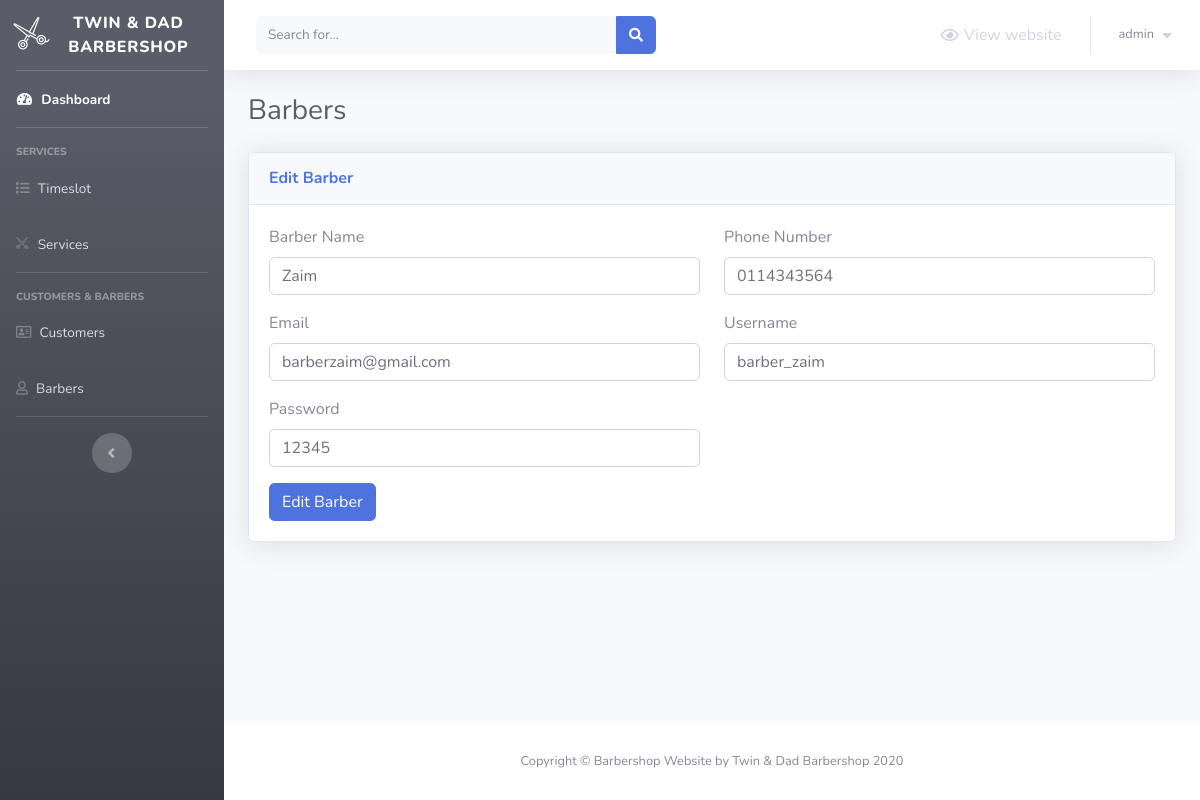
Screenshot of /barber-admin/barber-update.php?barber_id=2004 (signed in) with the database file from the repository.
### tables this page shows
CREATE TABLE `barbers` (
  `barber_id` int(11) NOT NULL,
  `barber_name` varchar(255) NOT NULL,
  `barber_phonenum` varchar(255) NOT NULL,
  `barber_email` varchar(255) NOT NULL,
  `barber_un` varchar(255) NOT NULL,
  `barber_password` varchar(255) NOT NULL
);

### barber-admin/barber-update.php (the view, shortened to what this page needs)
<?php
    include 'Includes/functions/functions.php';
    include 'Includes/templates/header.php';
    if(isset($_SESSION['username_barbershop_Xw211qAAsq4']) && isset($_SESSION['password_barbershop_Xw211qAAsq4']))
{
?>
<!DOCTYPE html>
<html lang="en">
<head>
</head>
<body>
    <div class="container-fluid">
        <div class="d-sm-flex align-items-center justify-content-between mb-4">
            <h1 class="h3 mb-0 text-gray-800">Barbers</h1>
        </div>
        <div class="card shadow mb-4">
            <div class="card-header py-3">
                <h6 class="m-0 font-weight-bold text-primary">Edit Barber</h6>
            </div>
            <div class="card-body">
                <form method="POST">
                    <?php
                        $barber_id = $_GET["barber_id"];
                        $ret=mysqli_query($conn,"SELECT * FROM barbers WHERE barber_id='$barber_id'");
                        while ($row=mysqli_fetch_array($ret)) {
                    ?>
                    <div class="row">
                        <div class="col-md-6">
                            <div class="form-group">
                                <label for="barber_name">Barber Name</label>
                                <input type="text" class="form-control" value="<?php echo $row['barber_name']; ?>" placeholder="Barber Name" name="barber_name">
                            </div>
                        </div>
                        <div class="col-md-6">
                            <div class="form-group">
                                <label for="barber_phonenum">Phone Number</label>
                                <input type="text" class="form-control" value="<?php echo $row['barber_phonenum']; ?>" placeholder="Phone Number" name="barber_phonenum" maxlength="10" pattern="[0-9]+">
                            </div>
                        </div>
                        <div class="col-md-6">
                            <div class="form-group">
                                <label for="barber_email">Email</label>
                                <input type="email" class="form-control" value="<?php echo $row['barber_email']; ?>" placeholder="Email" name="barber_email">
                            </div>
                        </div>
                        <div class="col-md-6">
                            <div class="form-group">
                                <label for="barber_un">Username</label>
                                <input type="text" class="form-control" value="<?php echo $row['barber_un']; ?>" placeholder="Barber Username" name="barber_un">
                            </div>
                        </div>
                        <div class="col-md-6">
                            <div class="form-group">
                                <label for="barber_password">Password</label>
                                <input type="text" class="form-control" placeholder="Barber Password" value="<?php echo $row['barber_password']; ?>" name="barber_password" required="true">
                            </div>
                        </div>
                    </div>
                    <?php
                    }
                    ?>
                    <button type="submit" name="edit_barber" class="btn btn-primary">Edit Barber</button>
                </form>
            </div>
        </div>
    </div>
</body>
</html>
<?php
        include 'Includes/templates/footer.php';
    }
    else
    {
        header('Location: login.php');
        exit();
    }
?>

### rows the page displays
barbers: barber_name "Zaim", barber_phonenum "0114343564", barber_email "barberzaim@gmail.com", barber_un "barber_zaim", barber_password "12345"

### other values shown
$_SESSION['username_barbershop_Xw211qAAsq4'] "admin"
